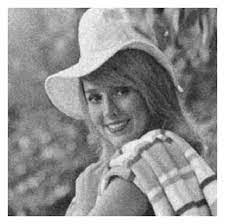
#> input picture image.jpeg, 225 x 224 px
$ python -i guassian.py   (imports and definitions only)
#> lines starting #> are read from the running program, lines starting #| are printed output that depends on the picture
"""
Implementation of gaussian filter algorithm
"""
from itertools import product

from cv2 import COLOR_BGR2GRAY, cvtColor, imread, imshow, waitKey
from numpy import dot, exp, mgrid, pi, ravel, square, uint8, zeros

def func1(imag):

#> called with imag = 'image.jpeg'
    def gen_gaussian_kernel(k_size, sigma):
        center = k_size // 2
        x, y = mgrid[0 - center : k_size - center, 0 - center : k_size - center]
        g = 1 / (2 * pi * sigma) * exp(-(square(x) + square(y)) / (2 * square(sigma)))
        return g


    def gaussian_filter(image, k_size, sigma):
        height, width = image.shape[0], image.shape[1]
        # dst image height and width
        dst_height = height - k_size + 1
        dst_width = width - k_size + 1

        # im2col, turn the k_size*k_size pixels into a row and np.vstack all rows
        image_array = zeros((dst_height * dst_width, k_size * k_size))
        row = 0
        for i, j in product(range(dst_height), range(dst_width)):
            window = ravel(image[i : i + k_size, j : j + k_size])
            image_array[row, :] = window
            row += 1

        #  turn the kernel into shape(k*k, 1)
        gaussian_kernel = gen_gaussian_kernel(k_size, sigma)
        filter_array = ravel(gaussian_kernel)

        # reshape and get the dst image
        dst = dot(image_array, filter_array).reshape(dst_height, dst_width).astype(uint8)

        return dst


    # read original image
    img = imread(imag)
#> img is the input picture: shape (224, 225, 3); min 0, max 255, mean 151.9
    # turn image in gray scale value
    gray = cvtColor(img, COLOR_BGR2GRAY)

    # get values with two different mask size
    gaussian3x3 = gaussian_filter(gray, 3, sigma=1)
#> the loop in gaussian_filter, `for i, j in product(range(dst_height), range(dst_width)):` made 49506 passes
#> window on passes 1 to 3: [255, 255, 255, 255, 255, 255, 255, 255, 255], [255, 255, 255, 255, 255, 255, 255, 255, 255], [255, 255, 255, 255, 255, 255, 255, 255, 255]
#> after the loop in gaussian_filter, `for i, j in product(range(dst_height), range(dst_width)):`: row = 49506
#> in gaussian_filter, `dst = dot(image_array, filter_array).reshape(dst_height, dst_width).as..`:
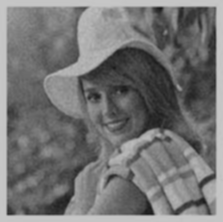
#> dst: shape (222, 223); min 22, max 198, mean 116.5
    gaussian5x5 = gaussian_filter(gray, 5, sigma=0.8)
#> call 2 of gaussian_filter, with k_size = 5, sigma = 0.8
#> after the loop in gaussian_filter (call 2), `for i, j in product(range(dst_height), range(dst_width)):`: row = 48620
#> in gaussian_filter (call 2), `dst = dot(image_array, filter_array).reshape(dst_height, dst_width).as..`:
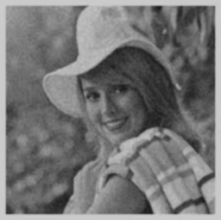
#> dst: shape (220, 221); min 27, max 203, mean 117.9

    # show result images
    imshow("gaussian filter with 3x3 mask", gaussian3x3)
    imshow("gaussian filter with 5x5 mask", gaussian5x5)
    waitKey()

>>> result = func1('image.jpeg')
